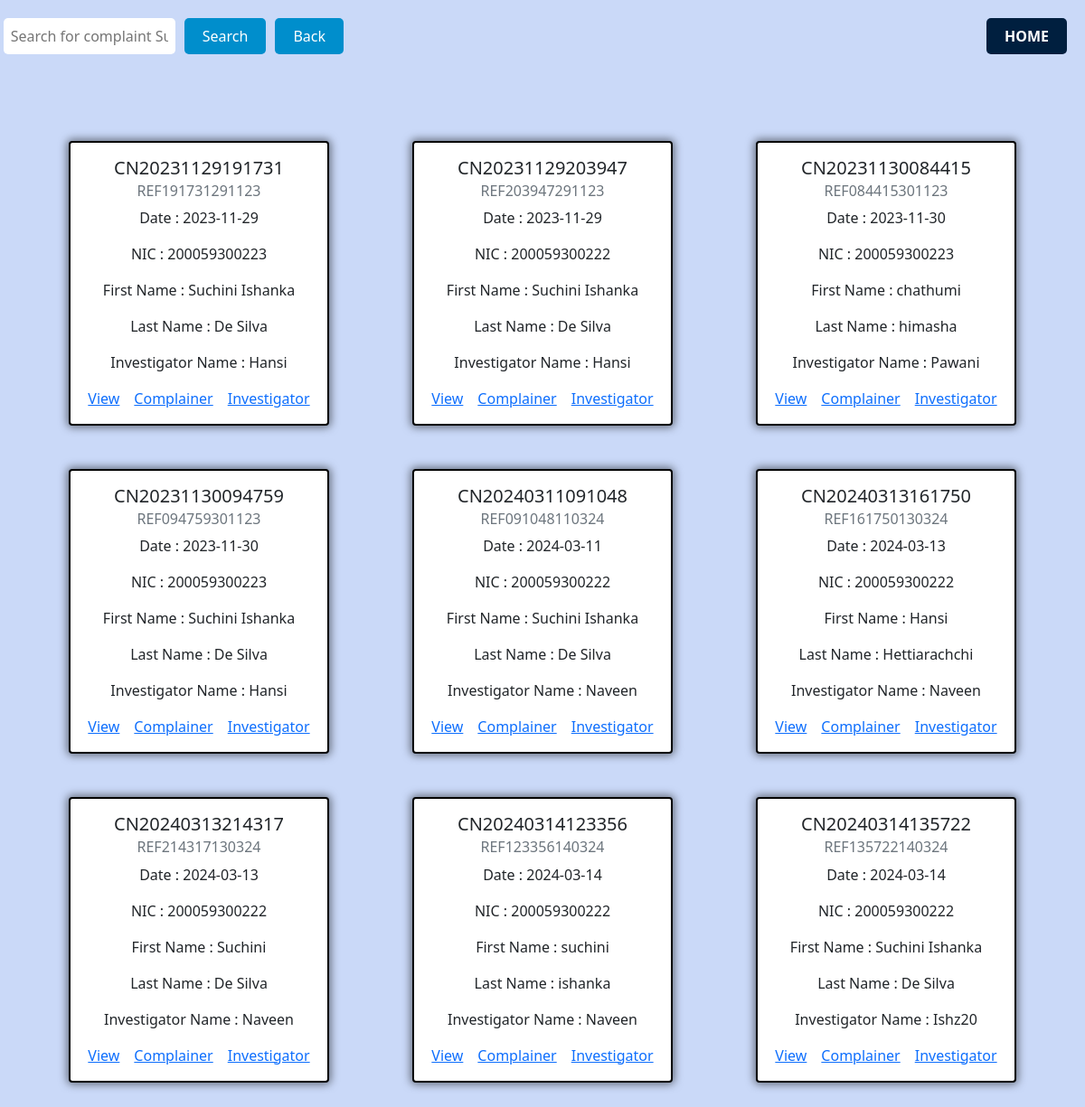
Screenshot of /AllComplains.php with the database file from the repository.
### tables this page shows
CREATE TABLE `complaint_reg` (
  `Complaint_No` varchar(50) NOT NULL,
  `Date` varchar(100) NOT NULL,
  `Title` enum('Mr','Mrs','Ms','Rev') NOT NULL,
  `First_Name` varchar(200) NOT NULL,
  `Last_Name` varchar(200) NOT NULL,
  `E_Mail` varchar(50) NOT NULL,
  `Contact_Number` varchar(10) NOT NULL,
  `NIC` varchar(12) NOT NULL,
  `Age` varchar(2) NOT NULL,
  `Birth_Date` varchar(30) NOT NULL,
  `Gender` varchar(30) NOT NULL,
  `Address` varchar(200) NOT NULL,
  `District` varchar(100) NOT NULL,
  `City` varchar(100) NOT NULL,
  `Division_Code` varchar(50) NOT NULL,
  `Investigator_Name` varchar(200) NOT NULL,
  `Complaint_Type` varchar(500) NOT NULL,
  `Other_Type` varchar(500) NOT NULL,
  `Description` varchar(500) NOT NULL,
  `Other_Details` varchar(500) NOT NULL,
  `Suspects` varchar(500) NOT NULL,
  `Ref_Number` varchar(50) NOT NULL
);

### AllComplains.php (the view, shortened to what this page needs)
<?php
include 'Database/connection.php';
?>
<!doctype html>
<html lang="en">
  <head>
    <link href="https://cdn.jsdelivr.net/npm/bootstrap@5.1.3/dist/css/bootstrap.min.css" rel="stylesheet">
  </head>
  <body>
  <a href="../Web/Web.php" class="home-btn">HOME</a>
  <div id="searchContainer">
        <input type="text" id="searchInput" onkeyup="searchComplaints()" placeholder="Search for complaint Summary...">
        <button id="searchButton" onclick="performSearch()">Search</button>
        <button id="backButton" onclick="goBack()">Back</button>
    </div>
      <div class="container my-5">
        <div class="my-3">
        <div class="row">
        <?php
            $sql = "SELECT * FROM `complaint_reg`";
            $result = mysqli_query($con,$sql);
            if($result){
                while($row = mysqli_fetch_assoc($result)){
                    $Complaint_No = $row['Complaint_No'];
                    $Ref_Number = $row['Ref_Number'];
                    $Date = $row['Date'];
                    $NIC = $row['NIC'];
                    $First_Name = $row['First_Name'];
                    $Last_Name = $row['Last_Name'];
                    $Investigator_Name = $row['Investigator_Name'];
                    echo '<div class="col-4 mt-5" align="center" key='.$Complaint_No.'>
                    <div class="card highlight-card" name='.$Complaint_No.' style="width: 18rem;">
                    <div class="card-body">
                      <h5 class="card-title">'.$Complaint_No.'</h5>
                      <h6 class="card-subtitle mb-2 text-muted">'.$Ref_Number.'</h6>
                      <p class="card-text">Date : '.$Date.'</p>
                      <p class="card-text">NIC : '.$NIC.'</p>
                      <p class="card-text">First Name : '.$First_Name.'</p>
                      <p class="card-text">Last Name : '.$Last_Name.'</p>
                      <p class="card-text">Investigator Name : '.$Investigator_Name.'</p>';
                    echo '<a href="../Summary/Status.php?complaintNumber='.$Complaint_No.'&referenceNumber='.$Ref_Number.'" class="card-link">View</a>';
                    echo '<a href="../Summary/complaint.php?complaintNumber='.$Complaint_No.'&referenceNumber='.$Ref_Number.'" class="card-link">Complainer</a>';
                    echo '<a href="../Summary/investigation.php?complaintNumber='.$Complaint_No.'&referenceNumber='.$Ref_Number.'" class="card-link">Investigator</a>';
                    echo '</div></div></div>';
                }
            }
        ?>
        </div>
        </div>
      </div>
  </body>
</html>

### AllComplains.php (style rules this page uses)
body { background-color: #cad9f8; }
.highlight-card { border: 2px solid black; box-shadow: 0px 0px 10px 2px rgba(0,0,0,0.5); }
.home-btn { display: inline-block; padding: 8px 20px; background-color: #001f3f; color: white; border-radius: 5px; font-weight: bold; text-decoration: none; position: fixed; top: 20px; right: 20px; z-index: 1000; }
#searchContainer { display: flex; align-items: center; justify-content: flex-end; margin-bottom: 20px; margin-right: 820px; }
#searchInput { padding: 8px; width: 50%; background-color: white; color: black; border: none; border-radius: 5px; margin-top: 20px; }
#clearButton, #backButton, #searchButton { padding: 8px 20px; margin-left: 10px; border: none; border-radius: 5px; cursor: pointer; }
#backButton { background-color: #008ECC; color: white; margin-top: 20px; }
#searchButton { background-color: #008ECC; color: white; margin-top: 20px; }

### rows the page displays
complaint_reg: Complaint_No "CN20231129191731", Ref_Number "REF191731291123", Date "2023-11-29", NIC "200059300223", First_Name "Suchini Ishanka", Last_Name "De Silva", Investigator_Name "Hansi"
complaint_reg: Complaint_No "CN20231129203947", Ref_Number "REF203947291123", Date "2023-11-29", NIC "200059300222", First_Name "Suchini Ishanka", Last_Name "De Silva", Investigator_Name "Hansi"
complaint_reg: Complaint_No "CN20231130084415", Ref_Number "REF084415301123", Date "2023-11-30", NIC "200059300223", First_Name "chathumi", Last_Name "himasha", Investigator_Name "Pawani"
complaint_reg: Complaint_No "CN20231130094759", Ref_Number "REF094759301123", Date "2023-11-30", NIC "200059300223", First_Name "Suchini Ishanka", Last_Name "De Silva", Investigator_Name "Hansi"
complaint_reg: Complaint_No "CN20240311091048", Ref_Number "REF091048110324", Date "2024-03-11", NIC "200059300222", First_Name "Suchini Ishanka", Last_Name "De Silva", Investigator_Name "Naveen"
complaint_reg: Complaint_No "CN20240313161750", Ref_Number "REF161750130324", Date "2024-03-13", NIC "200059300222", First_Name "Hansi", Last_Name "Hettiarachchi", Investigator_Name "Naveen"
complaint_reg: Complaint_No "CN20240313214317", Ref_Number "REF214317130324", Date "2024-03-13", NIC "200059300222", First_Name "Suchini", Last_Name "De Silva", Investigator_Name "Naveen"
complaint_reg: Complaint_No "CN20240314123356", Ref_Number "REF123356140324", Date "2024-03-14", NIC "200059300222", First_Name "suchini", Last_Name "ishanka", Investigator_Name "Naveen"
complaint_reg: Complaint_No "CN20240314135722", Ref_Number "REF135722140324", Date "2024-03-14", NIC "200059300222", First_Name "Suchini Ishanka", Last_Name "De Silva", Investigator_Name "Ishz20"
